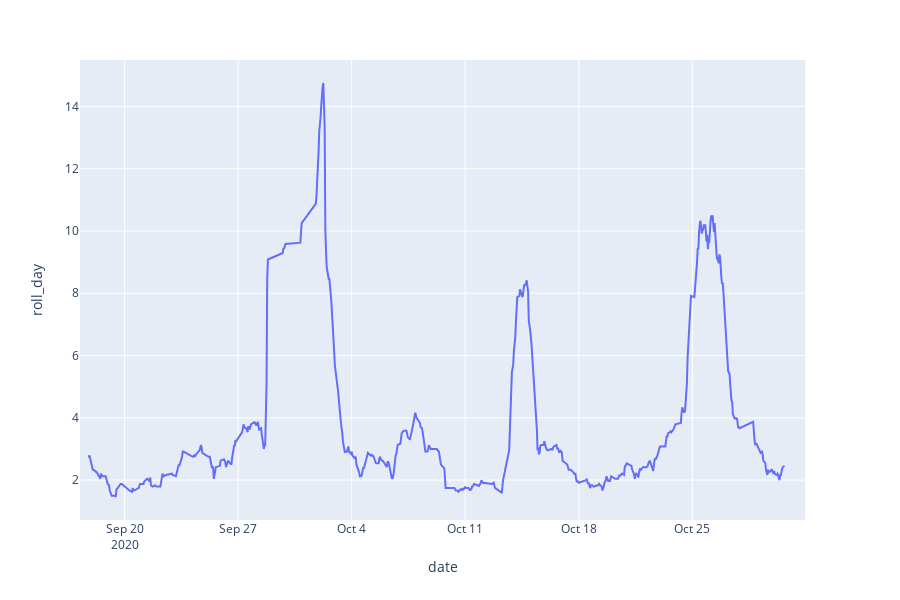

Notebook source saved alongside this figure:
### Markdown cell above
### Série temporelle avec moyen mobile sur 24h du hashtag Ouighours

### Code cell
# moyenne mobile
df['roll_day'] = df["value"].rolling(24, center=True).mean()

#plot
fig = px.line(df, x="date", y="roll_day")
fig.show()

### Figure 1 — Plotly figure (JSON) as saved in the notebook; plotly's stock layout.template omitted (floating-point values rounded to 4 significant figures; data arrays with more than 128 entries replaced by an {"elided": "..."} marker saying what was removed)
{"data": [{"hoverlabel": {"namelength": 0}, "hovertemplate": "date=%{x}<br>roll_day=%{y}", "legendgroup": "", "line": {"color": "#636efa", "dash": "solid"}, "mode": "lines", "name": "", "showlegend": false, "type": "scatter", "x": {"elided": "625 str values"}, "xaxis": "x", "y": {"elided": "625 float values"}, "yaxis": "y"}], "layout": {"height": 600, "legend": {"tracegroupgap": 0}, "margin": {"t": 60}, "xaxis": {"anchor": "y", "domain": [0, 0.98], "title": {"text": "date"}}, "yaxis": {"anchor": "x", "domain": [0, 1], "title": {"text": "roll_day"}}}}
